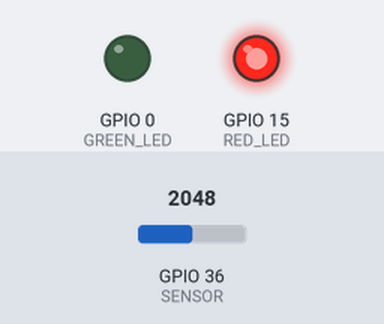
The sketch below on a simulated ESP32. On the bench: output pins drawn as LEDs (lit = HIGH). Inputs (shaded band) come from the test bench; at power-on: GPIO 36 (SENSOR) = 2048. WiFi joins after 1.5 s; servers stay silent unless stated; web services answer with replies made up by the test bench; what the sketch prints to the serial monitor is not drawn.

Above: at 2.7 s.
2.8 s: GPIO 36 (SENSOR) set to 1772
4.4 s: GPIO 36 (SENSOR) set to 1671
At 5.6 s:
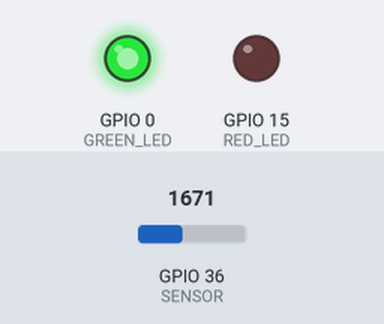
6.2 s: GPIO 36 (SENSOR) set to 1740
At 6.8 s:
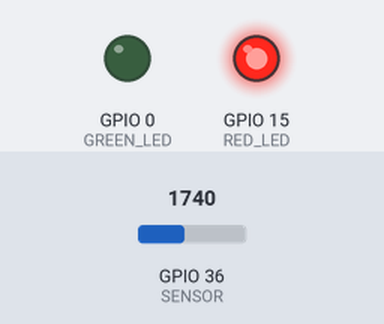
7.7 s: GPIO 36 (SENSOR) set to 1660
At 9.3 s:
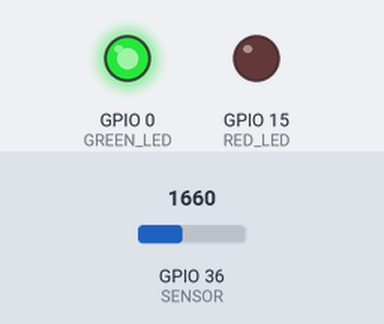
Timing chart, 0 to 10.4 s (numbered marks = the images above; inputs shaded):
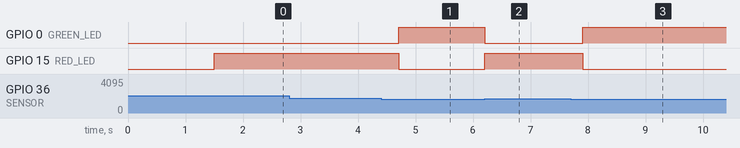

The sketch:

soil_monitor.ino
```cpp
#define SENSOR 36
#define RED_LED 15
#define GREEN_LED 0

#define THRESHOLD 1700

#include <WiFi.h>
#include <HTTPClient.h>
#include <UrlEncode.h>

const char* ssid = ""; // Network name
const char* password = ""; // Network password

String phoneNumber = "";  // +country code followed by number
String apiKey = ""; // CallMeBot API key
bool sentMessage = false;  // Save state of sent messages

// Reset state of all LEDs
void lightsOff() {
  digitalWrite(RED_LED, LOW);
  digitalWrite(GREEN_LED, LOW);
}

// Send a message over WhatsApp
void sendMessage(String message) {
  // Data to send
  String url = "https://api.callmebot.com/whatsapp.php?phone=" + phoneNumber + "&apikey=" + apiKey + "&text=" + urlEncode(message);
  HTTPClient http;
  http.begin(url);

  // Specify content-type header
  http.addHeader("Content-Type", "application/x-www-form-urlencoded");

  // Send HTTP POST request
  int httpResponseCode = http.POST(url);
  if (httpResponseCode == 200) {
    Serial.print("Message sent successfully");
  } else {
    Serial.println("Error sending the message");
    Serial.print("HTTP response code: ");
    Serial.println(httpResponseCode);
  }

  // Free resources
  http.end();
}

void setup() {
  pinMode(RED_LED, OUTPUT);
  pinMode(GREEN_LED, OUTPUT);
  pinMode(SENSOR, INPUT);

  Serial.begin(115200);

  // Display WiFi connection status in serial monitor
  WiFi.begin(ssid, password);
  Serial.println("Connecting");
  while (WiFi.status() != WL_CONNECTED) {
    delay(500);
    Serial.print(".");
  }
  Serial.println("");
  Serial.print("Connected to WiFi network with IP Address: ");
  Serial.println(WiFi.localIP());
}

void loop() {
  int moisture = analogRead(SENSOR);

  Serial.print("Soil moisture: ");
  Serial.println(moisture);

  if (moisture > THRESHOLD) {
    lightsOff();
    digitalWrite(RED_LED, HIGH);

    if (!sentMessage) { // Check if a message was already sent to avoid spamming messages
      sendMessage("Soil moisture is low! Water your plant!");
      sentMessage = true;
    }
  } else {
    lightsOff();
    digitalWrite(GREEN_LED, HIGH);
    sentMessage = false; // Reset sentMessage state to send another message later if necessary
  }
  delay(500);
}
```

Measured:
- the behaviour switches between 1701 and 1700 on GPIO 36 (SENSOR) (found by bisection; images 0 and 1)
- after the input at 4.4 s, GPIO 0 (GREEN_LED): LOW → HIGH after 0.31 s; GPIO 15 (RED_LED): HIGH → LOW after 0.31 s
- after the input at 6.2 s, GPIO 0 (GREEN_LED): HIGH → LOW at once; GPIO 15 (RED_LED): LOW → HIGH at once
- after the input at 7.7 s, GPIO 0 (GREEN_LED): LOW → HIGH after 0.21 s; GPIO 15 (RED_LED): HIGH → LOW after 0.21 s
